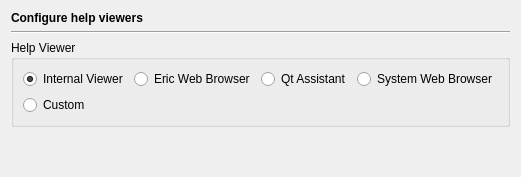
<?xml version="1.0" encoding="UTF-8"?>
<ui version="4.0">
 <class>HelpViewersPage</class>
 <widget class="QWidget" name="HelpViewersPage">
  <property name="geometry">
   <rect>
    <x>0</x>
    <y>0</y>
    <width>520</width>
    <height>177</height>
   </rect>
  </property>
  <layout class="QVBoxLayout" name="verticalLayout_2">
   <item>
    <widget class="QLabel" name="headerLabel">
     <property name="text">
      <string>&lt;b&gt;Configure help viewers&lt;/b&gt;</string>
     </property>
    </widget>
   </item>
   <item>
    <widget class="Line" name="line17">
     <property name="frameShape">
      <enum>QFrame::HLine</enum>
     </property>
     <property name="frameShadow">
      <enum>QFrame::Sunken</enum>
     </property>
     <property name="orientation">
      <enum>Qt::Horizontal</enum>
     </property>
    </widget>
   </item>
   <item>
    <widget class="QGroupBox" name="groupBox">
     <property name="title">
      <string>Help Viewer</string>
     </property>
     <layout class="QVBoxLayout" name="verticalLayout">
      <item>
       <layout class="QHBoxLayout" name="horizontalLayout_2">
        <item>
         <widget class="QRadioButton" name="internalViewerButton">
          <property name="toolTip">
           <string>Select to use the internal help viewer</string>
          </property>
          <property name="text">
           <string>Internal Viewer</string>
          </property>
          <property name="checked">
           <bool>true</bool>
          </property>
         </widget>
        </item>
        <item>
         <widget class="QRadioButton" name="helpBrowserButton">
          <property name="toolTip">
           <string>Select to use the Eric Web Browser</string>
          </property>
          <property name="text">
           <string>Eric Web Browser</string>
          </property>
         </widget>
        </item>
        <item>
         <widget class="QRadioButton" name="qtAssistantButton">
          <property name="toolTip">
           <string>Select to use Qt Assistant</string>
          </property>
          <property name="text">
           <string>Qt Assistant</string>
          </property>
         </widget>
        </item>
        <item>
         <widget class="QRadioButton" name="webBrowserButton">
          <property name="toolTip">
           <string>Select to use the configured web browser of the system</string>
          </property>
          <property name="text">
           <string>System Web Browser</string>
          </property>
         </widget>
        </item>
       </layout>
      </item>
      <item>
       <layout class="QHBoxLayout" name="horizontalLayout">
        <item>
         <widget class="QRadioButton" name="customViewerButton">
          <property name="toolTip">
           <string>Select to use a custom viewer</string>
          </property>
          <property name="text">
           <string>Custom</string>
          </property>
         </widget>
        </item>
        <item>
         <widget class="EricPathPicker" name="customViewerPicker" native="true">
          <property name="enabled">
           <bool>false</bool>
          </property>
          <property name="sizePolicy">
           <sizepolicy hsizetype="Expanding" vsizetype="Preferred">
            <horstretch>0</horstretch>
            <verstretch>0</verstretch>
           </sizepolicy>
          </property>
          <property name="focusPolicy">
           <enum>Qt::StrongFocus</enum>
          </property>
          <property name="toolTip">
           <string>Enter the custom viewer to be used</string>
          </property>
         </widget>
        </item>
       </layout>
      </item>
     </layout>
    </widget>
   </item>
   <item>
    <spacer>
     <property name="orientation">
      <enum>Qt::Vertical</enum>
     </property>
     <property name="sizeHint" stdset="0">
      <size>
       <width>479</width>
       <height>121</height>
      </size>
     </property>
    </spacer>
   </item>
  </layout>
 </widget>
 <customwidgets>
  <customwidget>
   <class>EricPathPicker</class>
   <extends>QWidget</extends>
   <header>EricWidgets/EricPathPicker.h</header>
   <container>1</container>
  </customwidget>
 </customwidgets>
 <tabstops>
  <tabstop>internalViewerButton</tabstop>
  <tabstop>helpBrowserButton</tabstop>
  <tabstop>qtAssistantButton</tabstop>
  <tabstop>webBrowserButton</tabstop>
  <tabstop>customViewerButton</tabstop>
  <tabstop>customViewerPicker</tabstop>
 </tabstops>
 <resources/>
 <connections>
  <connection>
   <sender>customViewerButton</sender>
   <signal>toggled(bool)</signal>
   <receiver>customViewerPicker</receiver>
   <slot>setEnabled(bool)</slot>
   <hints>
    <hint type="sourcelabel">
     <x>496</x>
     <y>72</y>
    </hint>
    <hint type="destinationlabel">
     <x>493</x>
     <y>90</y>
    </hint>
   </hints>
  </connection>
 </connections>
</ui>
